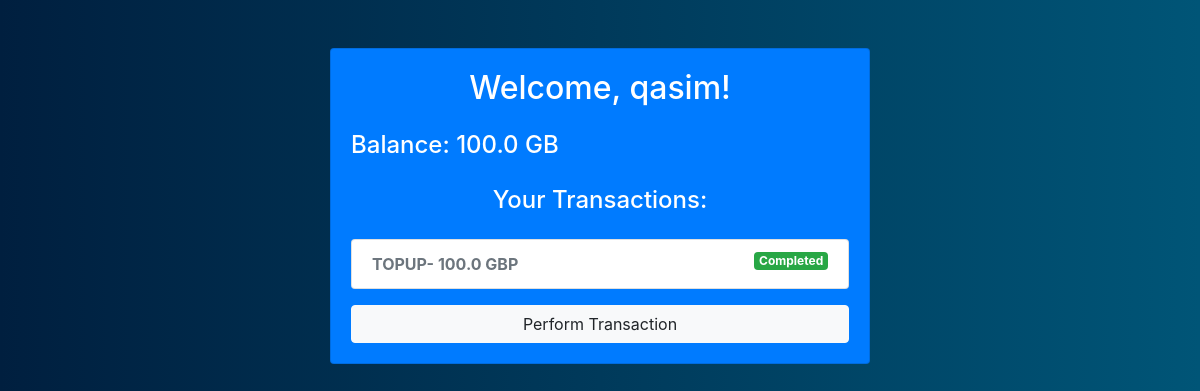
/ (signed in), run on an earlier commit of the app's database.
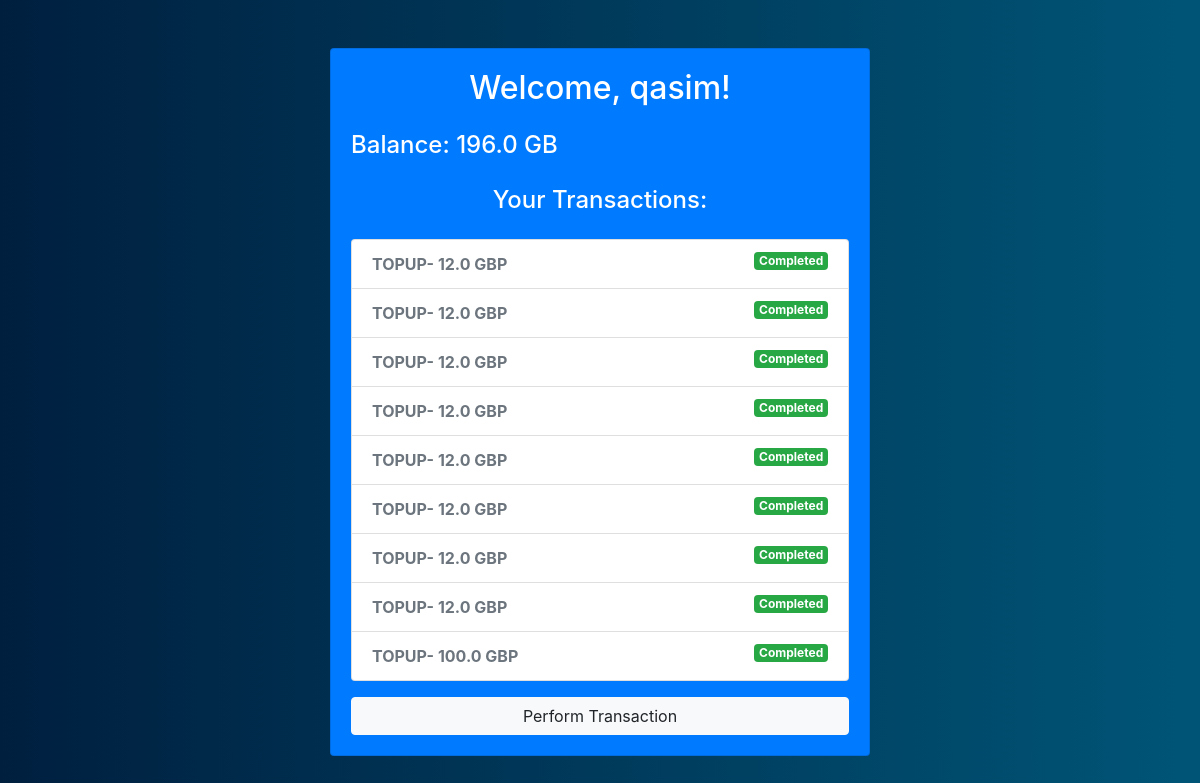
And on a later commit of the database.
### app.py (models this page shows)
class User(db.Model):
    id = db.Column(db.Integer, primary_key=True)
    username = db.Column(db.String(80), unique=True, nullable=False)
    password = db.Column(db.String(80), nullable=False)
    created_date = db.Column(db.DateTime, default=datetime.utcnow)
    country = db.Column(db.String(2), nullable=False)
    birth_day = db.Column(db.Date, nullable=False)
    is_locked = db.Column(db.Boolean, default=False)

class Transaction(db.Model):
    id = db.Column(db.Integer, primary_key=True)
    type = db.Column(db.String(20), nullable=False)
    state = db.Column(db.String(20), nullable=False)
    created_date = db.Column(db.DateTime, default=db.func.current_timestamp())
    user_id = db.Column(db.Integer, db.ForeignKey('user.id'), nullable=False)
    amount_gb = db.Column(db.Float, nullable=False)
    currency = db.Column(db.String(10))

### app.py (the view)
@app.route('/')
def home():
    if 'username' in session:
        user = User.query.filter_by(username=session['username']).first()
        if user.is_locked:
            session.pop('username', None)  # Clear session on sign-out
            return redirect(url_for('signin'))
        received_amount = db.session.query(func.sum(Transaction.amount_gb)).filter_by(user_id=user.id, type='TOPUP', state='COMPLETED').scalar() or 0.0
        spent_amount = db.session.query(func.sum(Transaction.amount_gb)).filter_by(user_id=user.id, state='COMPLETED').\
            filter(or_(Transaction.type == 'CARD_PAYMENT', Transaction.type == 'TRANSFER', Transaction.type == 'ATM', Transaction.type == 'FEE')).\
            scalar() or 0.0
        balance = received_amount - spent_amount
        transactions = Transaction.query.filter_by(user_id=user.id).order_by(Transaction.created_date.desc()).all()
        return render_template('home.html', user=user, transactions=transactions, balance=balance, received_amount=received_amount, spent_amount=spent_amount)
    else:
        return redirect(url_for('signin'))

### templates/home.html (shortened to what this page needs)
{% extends 'base.html' %}
{% block content %}
<div class="row justify-content-center">
    <div class="col-md-6">
        <div class="card bg-primary text-white">
            <div class="card-body">
                <h2 class="card-title text-center mb-4">Welcome, {{ user.username }}!</h2>
                <h4 class="mt-4">Balance: {{ balance }} GB</h4>
                <br>
                <h4 class="card-subtitle text-center mb-4">Your Transactions:</h4>
                <ul class="list-group">
                    {% for transaction in transactions %}
                        <li class="list-group-item">
                            <strong>{{ transaction.type }}- {{ transaction.amount_gb }} {{ transaction.currency }}</strong>
                            {% if transaction.state == 'COMPLETED' %}
                                <span class="badge badge-success float-right">Completed</span>
                            {% elif transaction.state == 'REVERTED' %}
                                <span class="badge badge-warning float-right">Reverted</span>
                            {% elif transaction.state == 'FAILED' %}
                                <span class="badge badge-danger float-right">Failed</span>
                            {% elif transaction.state == 'DECLINED' %}
                                <span class="badge badge-secondary float-right">Declined</span>
                            {% endif %}
                        </li>
                    {% endfor %}
                </ul>
                <div class="text-center mt-3">
                    <a href="{{ url_for('perform_transaction') }}" class="btn btn-light btn-block">Perform Transaction</a>
                </div>
            </div>
        </div>
    </div>
</div>
{% endblock %}

### templates/base.html (shortened to what this page needs)
<!DOCTYPE html>
<html lang="en">
<head>
    <link rel="stylesheet" href="https://stackpath.bootstrapcdn.com/bootstrap/4.3.1/css/bootstrap.min.css">
</head>
<body>
    <div class="container mt-5">
        {% block content %}{% endblock %}
    </div>
</body>
</html>

### templates/base.html (style rules this page uses)
body { background: linear-gradient(to right, #001f3f, #005577); color: #ffffff; }
label, strong { color: #6c757d; }

What changed in the data, as far as the page shows it:
added Transaction: state "Completed"
added Transaction: state "Completed"
added Transaction: state "Completed"
added Transaction: state "Completed"
added Transaction: state "Completed"
added Transaction: state "Completed"
added Transaction: state "Completed"
added Transaction: state "Completed"
Also different on the page:
{{ balance }}: "100.0" → "196.0"
